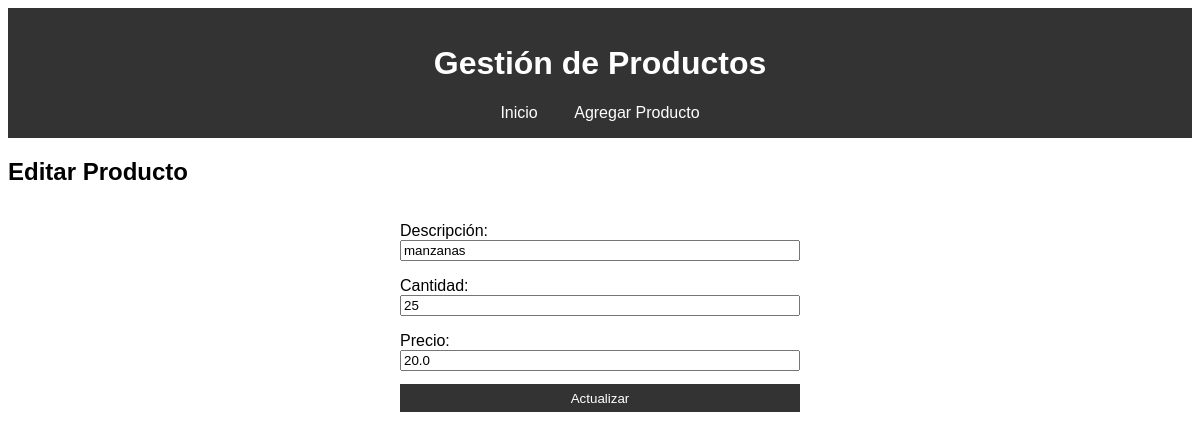
The app's page /editar/2 with its own data.
### tables this page shows
CREATE TABLE producto (
                id INTEGER PRIMARY KEY AUTOINCREMENT,
                descripcion TEXT NOT NULL,
                cantidad INTEGER NOT NULL,
                precio REAL NOT NULL
            );

### app.py (the view, shortened to what this page needs)
@app.route('/editar/<int:id>', methods=['GET', 'POST'])
def editar(id):
    with sqlite3.connect('almacen.db') as conn:
        cursor = conn.cursor()
        cursor.execute("SELECT * FROM producto WHERE id=?", (id,))
        producto = cursor.fetchone()
    return render_template('editar.html', producto=producto)

### templates/editar.html
{% extends "layout.html" %}
{% block content %}
<h2>Editar Producto</h2>
<form method="post">
    <label>Descripción:</label>
    <input type="text" name="descripcion" value="{{ producto[1] }}" required>
    <label>Cantidad:</label>
    <input type="number" name="cantidad" value="{{ producto[2] }}" required>
    <label>Precio:</label>
    <input type="number" step="0.01" name="precio" value="{{ producto[3] }}" required>
    <button type="submit">Actualizar</button>
</form>
{% endblock %}

### static/styles.css (style rules this page uses)
body { font-family: Arial, sans-serif; }
form { display: flex; flex-direction: column; max-width: 400px; margin: auto; }
label { margin-top: 1em; }
button { margin-top: 1em; padding: 0.5em; background-color: #333; color: #fff; border: none; cursor: pointer; }

### records on screen
producto: descripcion "manzanas", cantidad "25", precio "20.0"
